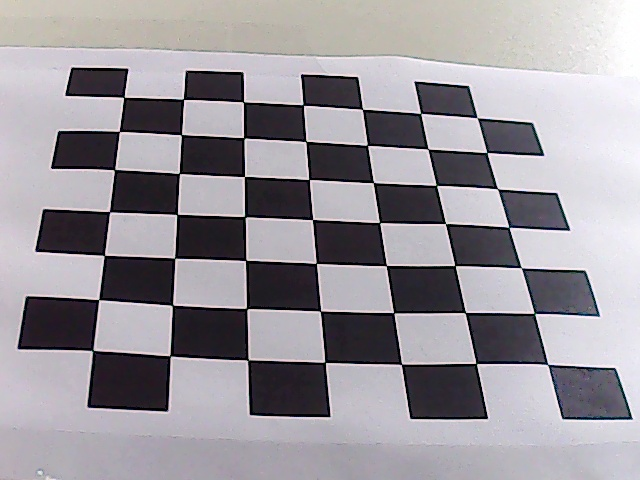
#> input picture MasterPi/CameraCalibration/calibration_images/1.jpg, 640 x 480 px; its folder holds 3 pictures in this run; the run also reads 1 picture not shown here
$ python Calibration.py
#> lines starting #> are read from the running program, lines starting #| are printed output that depends on the picture; after the words box and inside, x2 and y2 are one past the last pixel; in counts of white or black regions, pixels touching at a corner belong together; long printed decimals are rounded
#!/usr/bin/env python3
# encoding:utf-8
import cv2
import glob
import numpy as np
from CalibrationConfig import *

#Start calibration, press any key to close the last image display

# termination criteria
criteria = (cv2.TERM_CRITERIA_EPS + cv2.TERM_CRITERIA_MAX_ITER, 30, 0.001)

# prepare object points, like (0,0,0), (1,0,0), (2,0,0) ....,(6,5,0)
objp = np.zeros((calibration_size[1]*calibration_size[0],3), np.float32)
objp[:,:2] = np.mgrid[0:calibration_size[1],0:calibration_size[0]].T.reshape(-1,2)

# Arrays to store object points and image points from all the images.
objpoints = [] # 3d point in real world space
imgpoints = [] # 2d points in image plane.

# Calibrate the image storage path
images = glob.glob(save_path + '*.jpg')
for fname in images:
    img = cv2.imread(fname)
#> img is the input picture: shape (480, 640, 3); mean B, G, R 155.3, 149.2, 153.3
    gray = cv2.cvtColor(img,cv2.COLOR_BGR2GRAY)

    # Find the chess board corners
    ret, corners = cv2.findChessboardCorners(gray, (calibration_size[1],calibration_size[0]),None)
#> ret = True; corners = 49 rows, first 8: [123.8, 97.4], [183.4, 99.17], [243.4, 101.9], [303.1, 105], [362.5, 109.5], [420.7, 113.4], [476.9, 117.5], [119.5, 131.4]

    # If found, add object points, image points (after refining them)
    if ret == True:
        objpoints.append(objp)

        corners2 = cv2.cornerSubPix(gray,corners,(11,11),(-1,-1),criteria)
#> corners2 = 49 rows, first 8: [123.7, 97.31], [183.5, 99.42], [243.5, 101.8], [303.2, 105], [362.5, 109.2], [420.6, 113.4], [477.2, 117.8], [119.4, 131.4]
        imgpoints.append(corners2)

        # Draw and display the corners
        img = cv2.drawChessboardCorners(img, (calibration_size[1],calibration_size[0]), corners2,ret)
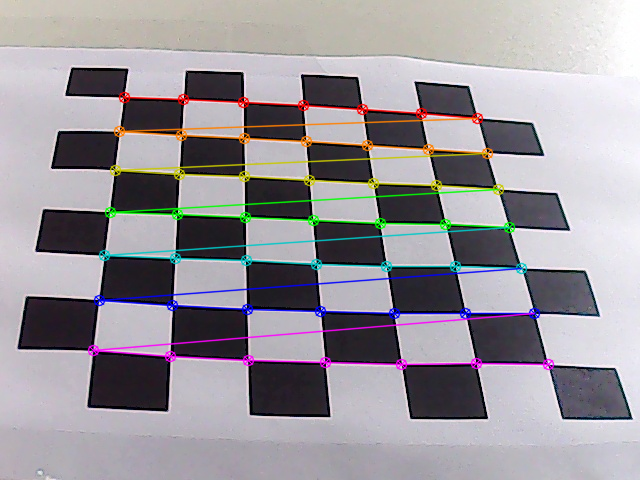
#> img: shape (480, 640, 3); 6.31% of pixels changed, all inside (x1, y1, x2, y2) = (87, 91, 555, 371)
        cv2.imshow('img',img)
        cv2.waitKey(1)
    else:
        print('Not find object points:', fname)
#> pass 2 of the loop `for fname in images:`:
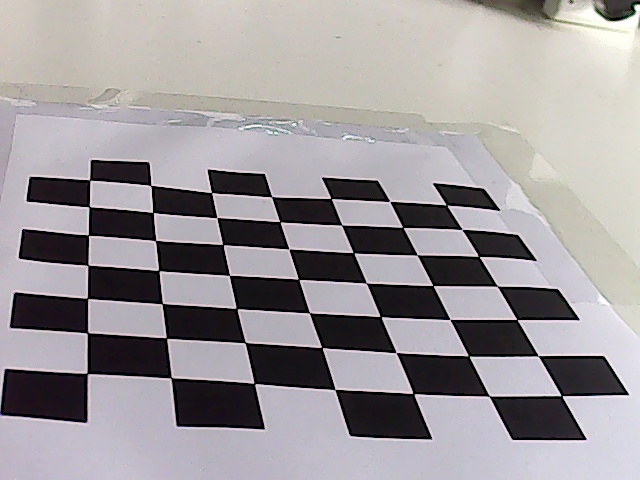
#> input picture MasterPi/CameraCalibration/calibration_images/10.jpg, 640 x 480 px
#> img is the input picture: shape (480, 640, 3); mean B, G, R 154.1, 151.7, 156.1
#> corners = 49 rows, first 8: [89.78, 180], [150.9, 185.5], [211.4, 192.5], [271.7, 196.6], [330.9, 198.3], [389.6, 201.3], [446.8, 205.3], [89.06, 206.9]
#> corners2 = 49 rows, first 8: [89.68, 180], [151, 185.4], [211.5, 192.6], [271.6, 196.7], [331.1, 198.4], [389.7, 201.4], [446.5, 205.1], [89.18, 206.9]
#> `img = cv2.drawChessboardCorners(img, (calibration_size[1],calibration_..`:
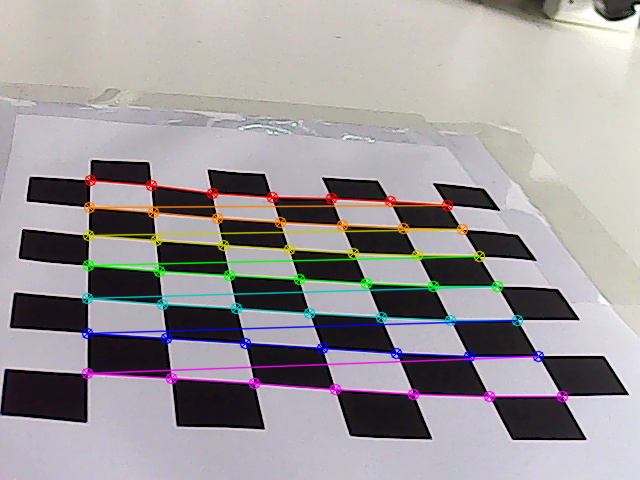
#> img: shape (480, 640, 3); 6.19% of pixels changed, all inside (x1, y1, x2, y2) = (81, 174, 569, 403)
#> pass 3 of the loop `for fname in images:`:
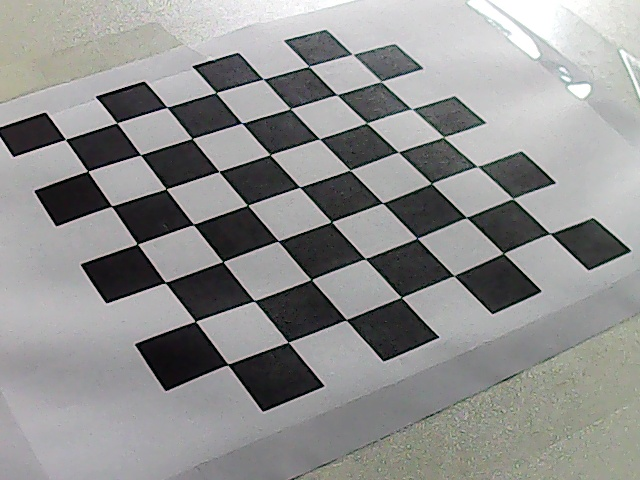
#> input picture MasterPi/CameraCalibration/calibration_images/11.jpg, 640 x 480 px
#> img is the input picture: shape (480, 640, 3); mean B, G, R 142.6, 143.5, 143.3
#> corners = 49 rows, first 8: [352.5, 53.86], [380.5, 81.48], [412.1, 109.4], [443.5, 136.9], [477.3, 166.6], [513.3, 199.1], [549.8, 233.5], [308.7, 66.23]
#> corners2 = 49 rows, first 8: [352.5, 54.37], [380.9, 81.41], [411.4, 108.8], [443.5, 137], [477.2, 166.3], [512.9, 198.6], [549.8, 233.6], [308.8, 66.4]
#> `img = cv2.drawChessboardCorners(img, (calibration_size[1],calibration_..`:
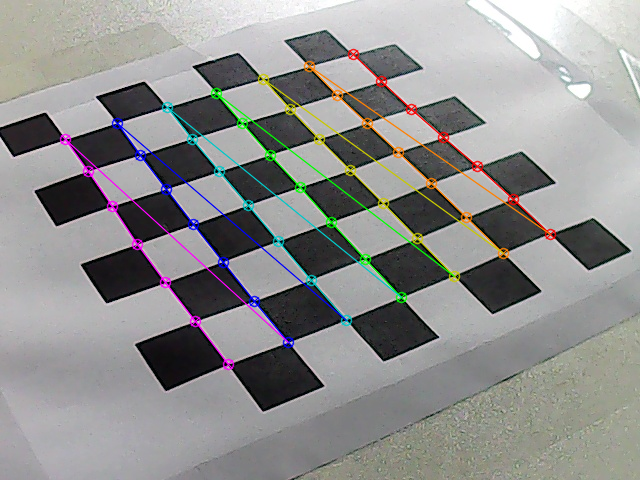
#> img: shape (480, 640, 3); 4.16% of pixels changed, all inside (x1, y1, x2, y2) = (59, 48, 557, 371)

cv2.destroyAllWindows()

#Get internal and external parameters
ret, mtx, dist, rvecs, tvecs = cv2.calibrateCamera(objpoints, imgpoints, gray.shape[::-1],None,None)
#> ret = 1.23; mtx = [[1237.9, 0, 148.6], [0, 1298.2, 125.4], [0, 0, 1]]; dist = [[-1.12, 5.66, -0.0104, 0.0384, -15.22]]; rvecs = ([-1, 0.00321, 0.0593], [-1.23, -0.105, 0.0267], [-0.844, 0.554, 1.02]); tvecs = ([-0.431, -0.432, 20.59], [-0.971, 0.862, 19.89], [3.93, -1.33, 23.71])
print('mtx', mtx)
#| mtx [[1.23792016e+03 0.00000000e+00 1.48647575e+02]
#|  [0.00000000e+00 1.29824160e+03 1.25428123e+02]
#|  [0.00000000e+00 0.00000000e+00 1.00000000e+00]]
print('dist', dist)
#| dist [[-1.11847157e+00  5.65798284e+00 -1.03592364e-02  3.83543724e-02
#|   -1.52208011e+01]]

#error
mean_error = 0
for i in range(len(objpoints)):
    imgpoints2, _ = cv2.projectPoints(objpoints[i], rvecs[i], tvecs[i], mtx, dist)
    error = cv2.norm(imgpoints[i],imgpoints2, cv2.NORM_L2)/len(imgpoints2)
    mean_error += error
#> this loop made 3 passes
#> (error, mean_error) on passes 1 to 3: (0.191, 0.191), (0.198, 0.388), (0.129, 0.518)
#> after the loop, mean_error = 0.518

print ("total error: ", mean_error/len(objpoints))
#| total error:  0.1726

#Save parameters
np.savez(calibration_param_path, dist_array = dist, mtx_array = mtx, fmt="%d", delimiter=" ")
print('save successful')

#Read the 10th image to test the correction
img = cv2.imread(save_path + '10.jpg')
h, w = img.shape[:2]
#> h = 480; w = 640
newcameramtx, roi=cv2.getOptimalNewCameraMatrix(mtx,dist,(w,h),1,(w,h))
#> newcameramtx = [[1020.3, 0, 139.5], [0, 1149.8, 117.9], [0, 0, 1]]; roi = (13, 6, 530, 425)

# undistort
mapx,mapy = cv2.initUndistortRectifyMap(mtx,dist,None,newcameramtx,(w,h),5)
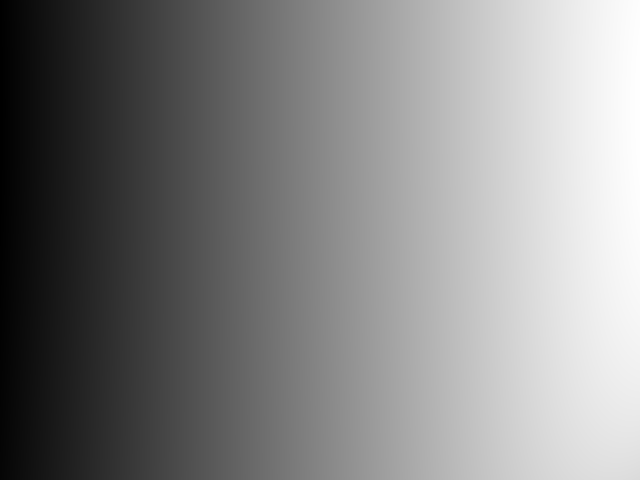
#> mapx: shape (480, 640) float32; min -14.76, max 696.4, mean 354.7; drawn with min black and max white
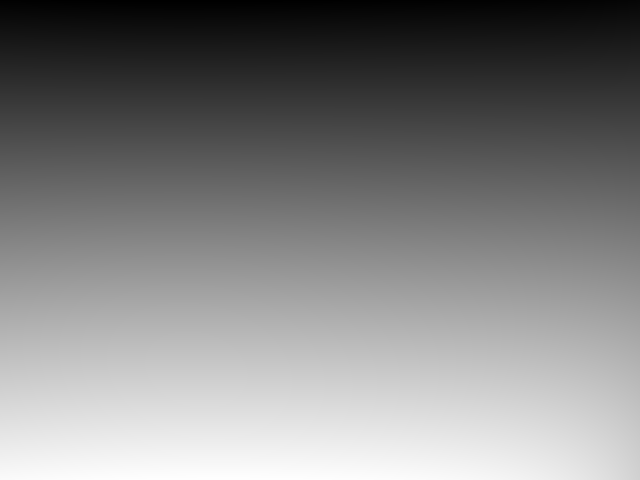
#> mapy: shape (480, 640) float32; min -6.88, max 501.9, mean 251.4; drawn with min black and max white
dst = cv2.remap(img,mapx,mapy,cv2.INTER_LINEAR)
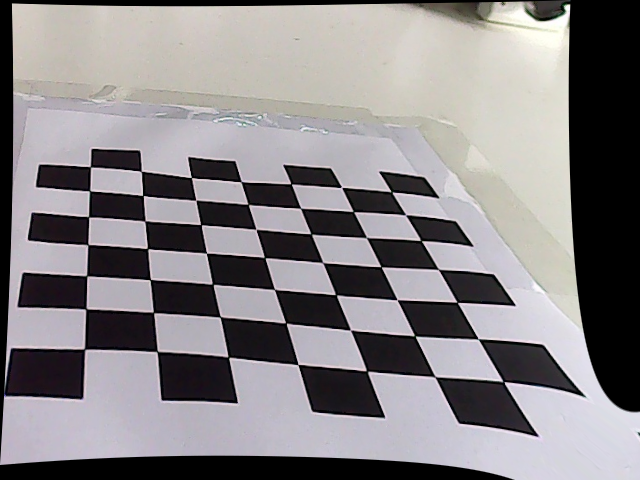
#> dst: shape (480, 640, 3); mean B, G, R 134.2, 131.8, 135.5

cv2.imshow('calibration', dst)
cv2.imshow('original', img)
key = cv2.waitKey(0)
#> (key Esc is pressed here)
if key != -1:
    cv2.destroyAllWindows()
